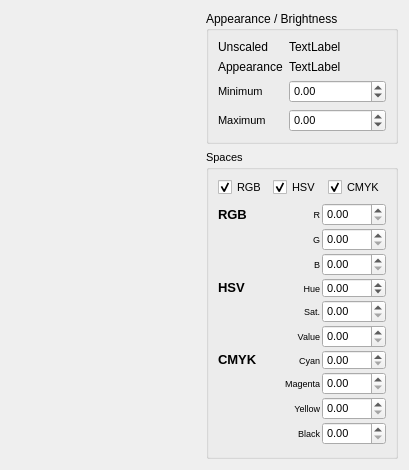
<?xml version="1.0" encoding="UTF-8"?>
<ui version="4.0">
 <class>TristimulusColorPicker</class>
 <widget class="QWidget" name="TristimulusColorPicker">
  <property name="geometry">
   <rect>
    <x>0</x>
    <y>0</y>
    <width>409</width>
    <height>470</height>
   </rect>
  </property>
  <property name="windowTitle">
   <string>Form</string>
  </property>
  <layout class="QHBoxLayout" name="horizontalLayout">
   <item>
    <widget class="QtColorTriangle" name="triangle" native="true">
     <property name="sizePolicy">
      <sizepolicy hsizetype="MinimumExpanding" vsizetype="Preferred">
       <horstretch>0</horstretch>
       <verstretch>0</verstretch>
      </sizepolicy>
     </property>
    </widget>
   </item>
   <item>
    <layout class="QVBoxLayout" name="verticalLayout_2">
     <item>
      <widget class="QGroupBox" name="groupBox_2">
       <property name="minimumSize">
        <size>
         <width>0</width>
         <height>0</height>
        </size>
       </property>
       <property name="title">
        <string>Appearance / Brightness</string>
       </property>
       <layout class="QVBoxLayout" name="verticalLayout_3">
        <item>
         <layout class="QFormLayout" name="formLayout">
          <item row="0" column="0">
           <widget class="QLabel" name="label_7">
            <property name="text">
             <string>Unscaled</string>
            </property>
           </widget>
          </item>
          <item row="0" column="1">
           <widget class="QLabel" name="colorPreview">
            <property name="text">
             <string>TextLabel</string>
            </property>
           </widget>
          </item>
          <item row="1" column="1">
           <widget class="QLabel" name="scaledColorPreview">
            <property name="text">
             <string>TextLabel</string>
            </property>
           </widget>
          </item>
          <item row="1" column="0">
           <widget class="QLabel" name="label_8">
            <property name="text">
             <string>Appearance</string>
            </property>
           </widget>
          </item>
          <item row="2" column="1">
           <widget class="QDoubleSpinBox" name="spinMin">
            <property name="font">
             <font>
              <pointsize>8</pointsize>
             </font>
            </property>
            <property name="minimum">
             <double>-99999.000000000000000</double>
            </property>
            <property name="maximum">
             <double>99999.000000000000000</double>
            </property>
           </widget>
          </item>
          <item row="3" column="1">
           <widget class="QDoubleSpinBox" name="spinMax">
            <property name="font">
             <font>
              <pointsize>8</pointsize>
             </font>
            </property>
            <property name="minimum">
             <double>-99999.000000000000000</double>
            </property>
            <property name="maximum">
             <double>99999.000000000000000</double>
            </property>
           </widget>
          </item>
          <item row="2" column="0">
           <widget class="QLabel" name="label_9">
            <property name="font">
             <font>
              <pointsize>8</pointsize>
             </font>
            </property>
            <property name="text">
             <string>Minimum</string>
            </property>
           </widget>
          </item>
          <item row="3" column="0">
           <widget class="QLabel" name="label_10">
            <property name="font">
             <font>
              <pointsize>8</pointsize>
             </font>
            </property>
            <property name="text">
             <string>Maximum</string>
            </property>
           </widget>
          </item>
         </layout>
        </item>
       </layout>
      </widget>
     </item>
     <item>
      <widget class="QGroupBox" name="groupBox">
       <property name="font">
        <font>
         <pointsize>8</pointsize>
        </font>
       </property>
       <property name="title">
        <string>Spaces</string>
       </property>
       <layout class="QVBoxLayout" name="verticalLayout">
        <item>
         <layout class="QHBoxLayout" name="horizontalLayout_2">
          <item>
           <widget class="QCheckBox" name="showRGB">
            <property name="text">
             <string>RGB</string>
            </property>
            <property name="checked">
             <bool>true</bool>
            </property>
           </widget>
          </item>
          <item>
           <widget class="QCheckBox" name="showHSV">
            <property name="text">
             <string>HSV</string>
            </property>
            <property name="checked">
             <bool>true</bool>
            </property>
           </widget>
          </item>
          <item>
           <widget class="QCheckBox" name="showCMYK">
            <property name="text">
             <string>CMYK</string>
            </property>
            <property name="checked">
             <bool>true</bool>
            </property>
           </widget>
          </item>
         </layout>
        </item>
        <item>
         <layout class="QGridLayout" name="gridLayout">
          <property name="spacing">
           <number>2</number>
          </property>
          <item row="1" column="1">
           <widget class="QLabel" name="gLabel">
            <property name="maximumSize">
             <size>
              <width>16777215</width>
              <height>16777215</height>
             </size>
            </property>
            <property name="font">
             <font>
              <pointsize>7</pointsize>
             </font>
            </property>
            <property name="text">
             <string>G</string>
            </property>
            <property name="alignment">
             <set>Qt::AlignRight|Qt::AlignTrailing|Qt::AlignVCenter</set>
            </property>
           </widget>
          </item>
          <item row="2" column="2">
           <widget class="QDoubleSpinBox" name="spinB">
            <property name="sizePolicy">
             <sizepolicy hsizetype="Fixed" vsizetype="Fixed">
              <horstretch>0</horstretch>
              <verstretch>0</verstretch>
             </sizepolicy>
            </property>
            <property name="minimumSize">
             <size>
              <width>64</width>
              <height>0</height>
             </size>
            </property>
            <property name="maximumSize">
             <size>
              <width>64</width>
              <height>16777215</height>
             </size>
            </property>
            <property name="font">
             <font>
              <pointsize>8</pointsize>
             </font>
            </property>
            <property name="maximum">
             <double>255.000000000000000</double>
            </property>
           </widget>
          </item>
          <item row="0" column="0">
           <widget class="QLabel" name="rgbLabel">
            <property name="maximumSize">
             <size>
              <width>16777215</width>
              <height>16777215</height>
             </size>
            </property>
            <property name="text">
             <string>&lt;!DOCTYPE HTML PUBLIC &quot;-//W3C//DTD HTML 4.0//EN&quot; &quot;http://www.w3.org/TR/REC-html40/strict.dtd&quot;&gt;
&lt;html&gt;&lt;head&gt;&lt;meta name=&quot;qrichtext&quot; content=&quot;1&quot; /&gt;&lt;style type=&quot;text/css&quot;&gt;
p, li { white-space: pre-wrap; }
&lt;/style&gt;&lt;/head&gt;&lt;body style=&quot; font-family:'MS Shell Dlg 2'; font-size:8.25pt; font-weight:400; font-style:normal;&quot;&gt;
&lt;p style=&quot; margin-top:0px; margin-bottom:0px; margin-left:0px; margin-right:0px; -qt-block-indent:0; text-indent:0px;&quot;&gt;&lt;span style=&quot; font-size:10pt; font-weight:600;&quot;&gt;RGB&lt;/span&gt;&lt;/p&gt;&lt;/body&gt;&lt;/html&gt;</string>
            </property>
           </widget>
          </item>
          <item row="3" column="0">
           <widget class="QLabel" name="hsvLabel">
            <property name="maximumSize">
             <size>
              <width>16777215</width>
              <height>16777215</height>
             </size>
            </property>
            <property name="text">
             <string>&lt;!DOCTYPE HTML PUBLIC &quot;-//W3C//DTD HTML 4.0//EN&quot; &quot;http://www.w3.org/TR/REC-html40/strict.dtd&quot;&gt;
&lt;html&gt;&lt;head&gt;&lt;meta name=&quot;qrichtext&quot; content=&quot;1&quot; /&gt;&lt;style type=&quot;text/css&quot;&gt;
p, li { white-space: pre-wrap; }
&lt;/style&gt;&lt;/head&gt;&lt;body style=&quot; font-family:'MS Shell Dlg 2'; font-size:8.25pt; font-weight:400; font-style:normal;&quot;&gt;
&lt;p style=&quot; margin-top:0px; margin-bottom:0px; margin-left:0px; margin-right:0px; -qt-block-indent:0; text-indent:0px;&quot;&gt;&lt;span style=&quot; font-size:10pt; font-weight:600;&quot;&gt;HSV&lt;/span&gt;&lt;/p&gt;&lt;/body&gt;&lt;/html&gt;</string>
            </property>
           </widget>
          </item>
          <item row="3" column="1">
           <widget class="QLabel" name="hLabel">
            <property name="maximumSize">
             <size>
              <width>16777215</width>
              <height>16777215</height>
             </size>
            </property>
            <property name="font">
             <font>
              <pointsize>7</pointsize>
             </font>
            </property>
            <property name="text">
             <string>Hue</string>
            </property>
            <property name="alignment">
             <set>Qt::AlignRight|Qt::AlignTrailing|Qt::AlignVCenter</set>
            </property>
           </widget>
          </item>
          <item row="3" column="2">
           <widget class="QDoubleSpinBox" name="spinH">
            <property name="sizePolicy">
             <sizepolicy hsizetype="Maximum" vsizetype="Fixed">
              <horstretch>0</horstretch>
              <verstretch>0</verstretch>
             </sizepolicy>
            </property>
            <property name="minimumSize">
             <size>
              <width>64</width>
              <height>20</height>
             </size>
            </property>
            <property name="maximumSize">
             <size>
              <width>64</width>
              <height>16777215</height>
             </size>
            </property>
            <property name="font">
             <font>
              <pointsize>8</pointsize>
             </font>
            </property>
            <property name="wrapping">
             <bool>true</bool>
            </property>
            <property name="maximum">
             <double>360.000000000000000</double>
            </property>
           </widget>
          </item>
          <item row="4" column="2">
           <widget class="QDoubleSpinBox" name="spinS">
            <property name="sizePolicy">
             <sizepolicy hsizetype="Maximum" vsizetype="Fixed">
              <horstretch>0</horstretch>
              <verstretch>0</verstretch>
             </sizepolicy>
            </property>
            <property name="minimumSize">
             <size>
              <width>64</width>
              <height>0</height>
             </size>
            </property>
            <property name="maximumSize">
             <size>
              <width>64</width>
              <height>16777215</height>
             </size>
            </property>
            <property name="font">
             <font>
              <pointsize>8</pointsize>
             </font>
            </property>
            <property name="maximum">
             <double>255.000000000000000</double>
            </property>
           </widget>
          </item>
          <item row="4" column="1">
           <widget class="QLabel" name="sLabel">
            <property name="maximumSize">
             <size>
              <width>16777215</width>
              <height>16777215</height>
             </size>
            </property>
            <property name="font">
             <font>
              <pointsize>7</pointsize>
             </font>
            </property>
            <property name="text">
             <string>Sat.</string>
            </property>
            <property name="alignment">
             <set>Qt::AlignRight|Qt::AlignTrailing|Qt::AlignVCenter</set>
            </property>
           </widget>
          </item>
          <item row="5" column="1">
           <widget class="QLabel" name="vLabel">
            <property name="maximumSize">
             <size>
              <width>16777215</width>
              <height>16777215</height>
             </size>
            </property>
            <property name="font">
             <font>
              <pointsize>7</pointsize>
             </font>
            </property>
            <property name="text">
             <string>Value</string>
            </property>
            <property name="alignment">
             <set>Qt::AlignRight|Qt::AlignTrailing|Qt::AlignVCenter</set>
            </property>
           </widget>
          </item>
          <item row="5" column="2">
           <widget class="QDoubleSpinBox" name="spinV">
            <property name="sizePolicy">
             <sizepolicy hsizetype="Maximum" vsizetype="Fixed">
              <horstretch>0</horstretch>
              <verstretch>0</verstretch>
             </sizepolicy>
            </property>
            <property name="minimumSize">
             <size>
              <width>64</width>
              <height>0</height>
             </size>
            </property>
            <property name="maximumSize">
             <size>
              <width>64</width>
              <height>16777215</height>
             </size>
            </property>
            <property name="font">
             <font>
              <pointsize>8</pointsize>
             </font>
            </property>
            <property name="maximum">
             <double>255.000000000000000</double>
            </property>
           </widget>
          </item>
          <item row="7" column="1">
           <widget class="QLabel" name="mLabel">
            <property name="maximumSize">
             <size>
              <width>16777215</width>
              <height>16777215</height>
             </size>
            </property>
            <property name="font">
             <font>
              <pointsize>7</pointsize>
             </font>
            </property>
            <property name="text">
             <string>Magenta</string>
            </property>
            <property name="alignment">
             <set>Qt::AlignRight|Qt::AlignTrailing|Qt::AlignVCenter</set>
            </property>
           </widget>
          </item>
          <item row="7" column="2">
           <widget class="QDoubleSpinBox" name="spinM">
            <property name="sizePolicy">
             <sizepolicy hsizetype="Maximum" vsizetype="Fixed">
              <horstretch>0</horstretch>
              <verstretch>0</verstretch>
             </sizepolicy>
            </property>
            <property name="minimumSize">
             <size>
              <width>64</width>
              <height>0</height>
             </size>
            </property>
            <property name="maximumSize">
             <size>
              <width>64</width>
              <height>16777215</height>
             </size>
            </property>
            <property name="font">
             <font>
              <pointsize>8</pointsize>
             </font>
            </property>
            <property name="maximum">
             <double>255.000000000000000</double>
            </property>
           </widget>
          </item>
          <item row="8" column="1">
           <widget class="QLabel" name="yLabel">
            <property name="maximumSize">
             <size>
              <width>16777215</width>
              <height>16777215</height>
             </size>
            </property>
            <property name="font">
             <font>
              <pointsize>7</pointsize>
             </font>
            </property>
            <property name="text">
             <string>Yellow</string>
            </property>
            <property name="alignment">
             <set>Qt::AlignRight|Qt::AlignTrailing|Qt::AlignVCenter</set>
            </property>
           </widget>
          </item>
          <item row="8" column="2">
           <widget class="QDoubleSpinBox" name="spinY">
            <property name="sizePolicy">
             <sizepolicy hsizetype="Maximum" vsizetype="Fixed">
              <horstretch>0</horstretch>
              <verstretch>0</verstretch>
             </sizepolicy>
            </property>
            <property name="minimumSize">
             <size>
              <width>64</width>
              <height>0</height>
             </size>
            </property>
            <property name="maximumSize">
             <size>
              <width>64</width>
              <height>16777215</height>
             </size>
            </property>
            <property name="font">
             <font>
              <pointsize>8</pointsize>
             </font>
            </property>
            <property name="maximum">
             <double>255.000000000000000</double>
            </property>
           </widget>
          </item>
          <item row="10" column="1">
           <spacer name="verticalSpacer">
            <property name="orientation">
             <enum>Qt::Vertical</enum>
            </property>
            <property name="sizeHint" stdset="0">
             <size>
              <width>20</width>
              <height>40</height>
             </size>
            </property>
           </spacer>
          </item>
          <item row="6" column="1">
           <widget class="QLabel" name="cLabel">
            <property name="maximumSize">
             <size>
              <width>16777215</width>
              <height>16777215</height>
             </size>
            </property>
            <property name="font">
             <font>
              <pointsize>7</pointsize>
             </font>
            </property>
            <property name="text">
             <string>Cyan</string>
            </property>
            <property name="alignment">
             <set>Qt::AlignRight|Qt::AlignTrailing|Qt::AlignVCenter</set>
            </property>
           </widget>
          </item>
          <item row="6" column="2">
           <widget class="QDoubleSpinBox" name="spinC">
            <property name="sizePolicy">
             <sizepolicy hsizetype="Maximum" vsizetype="Fixed">
              <horstretch>0</horstretch>
              <verstretch>0</verstretch>
             </sizepolicy>
            </property>
            <property name="minimumSize">
             <size>
              <width>64</width>
              <height>20</height>
             </size>
            </property>
            <property name="maximumSize">
             <size>
              <width>64</width>
              <height>16777215</height>
             </size>
            </property>
            <property name="font">
             <font>
              <pointsize>8</pointsize>
             </font>
            </property>
            <property name="maximum">
             <double>255.000000000000000</double>
            </property>
           </widget>
          </item>
          <item row="6" column="0">
           <widget class="QLabel" name="cmykLabel">
            <property name="maximumSize">
             <size>
              <width>16777215</width>
              <height>16777215</height>
             </size>
            </property>
            <property name="text">
             <string>&lt;!DOCTYPE HTML PUBLIC &quot;-//W3C//DTD HTML 4.0//EN&quot; &quot;http://www.w3.org/TR/REC-html40/strict.dtd&quot;&gt;
&lt;html&gt;&lt;head&gt;&lt;meta name=&quot;qrichtext&quot; content=&quot;1&quot; /&gt;&lt;style type=&quot;text/css&quot;&gt;
p, li { white-space: pre-wrap; }
&lt;/style&gt;&lt;/head&gt;&lt;body style=&quot; font-family:'MS Shell Dlg 2'; font-size:8.25pt; font-weight:400; font-style:normal;&quot;&gt;
&lt;p style=&quot; margin-top:0px; margin-bottom:0px; margin-left:0px; margin-right:0px; -qt-block-indent:0; text-indent:0px;&quot;&gt;&lt;span style=&quot; font-size:10pt; font-weight:600;&quot;&gt;CMYK&lt;/span&gt;&lt;/p&gt;&lt;/body&gt;&lt;/html&gt;</string>
            </property>
           </widget>
          </item>
          <item row="0" column="1">
           <widget class="QLabel" name="rLabel">
            <property name="maximumSize">
             <size>
              <width>16777215</width>
              <height>16777215</height>
             </size>
            </property>
            <property name="font">
             <font>
              <pointsize>7</pointsize>
             </font>
            </property>
            <property name="text">
             <string>R</string>
            </property>
            <property name="alignment">
             <set>Qt::AlignRight|Qt::AlignTrailing|Qt::AlignVCenter</set>
            </property>
           </widget>
          </item>
          <item row="0" column="2">
           <widget class="QDoubleSpinBox" name="spinR">
            <property name="sizePolicy">
             <sizepolicy hsizetype="Maximum" vsizetype="Fixed">
              <horstretch>0</horstretch>
              <verstretch>0</verstretch>
             </sizepolicy>
            </property>
            <property name="minimumSize">
             <size>
              <width>64</width>
              <height>0</height>
             </size>
            </property>
            <property name="maximumSize">
             <size>
              <width>64</width>
              <height>16777215</height>
             </size>
            </property>
            <property name="font">
             <font>
              <pointsize>8</pointsize>
             </font>
            </property>
            <property name="maximum">
             <double>255.000000000000000</double>
            </property>
           </widget>
          </item>
          <item row="1" column="2">
           <widget class="QDoubleSpinBox" name="spinG">
            <property name="sizePolicy">
             <sizepolicy hsizetype="Maximum" vsizetype="Fixed">
              <horstretch>0</horstretch>
              <verstretch>0</verstretch>
             </sizepolicy>
            </property>
            <property name="minimumSize">
             <size>
              <width>64</width>
              <height>0</height>
             </size>
            </property>
            <property name="maximumSize">
             <size>
              <width>64</width>
              <height>16777215</height>
             </size>
            </property>
            <property name="font">
             <font>
              <pointsize>8</pointsize>
             </font>
            </property>
            <property name="maximum">
             <double>255.000000000000000</double>
            </property>
           </widget>
          </item>
          <item row="2" column="1">
           <widget class="QLabel" name="bLabel">
            <property name="maximumSize">
             <size>
              <width>16777215</width>
              <height>16777215</height>
             </size>
            </property>
            <property name="font">
             <font>
              <pointsize>7</pointsize>
             </font>
            </property>
            <property name="text">
             <string>B</string>
            </property>
            <property name="alignment">
             <set>Qt::AlignRight|Qt::AlignTrailing|Qt::AlignVCenter</set>
            </property>
           </widget>
          </item>
          <item row="9" column="1">
           <widget class="QLabel" name="kLabel">
            <property name="maximumSize">
             <size>
              <width>16777215</width>
              <height>16777215</height>
             </size>
            </property>
            <property name="font">
             <font>
              <pointsize>7</pointsize>
             </font>
            </property>
            <property name="text">
             <string>Black</string>
            </property>
            <property name="alignment">
             <set>Qt::AlignRight|Qt::AlignTrailing|Qt::AlignVCenter</set>
            </property>
           </widget>
          </item>
          <item row="9" column="2">
           <widget class="QDoubleSpinBox" name="spinK">
            <property name="sizePolicy">
             <sizepolicy hsizetype="Maximum" vsizetype="Fixed">
              <horstretch>0</horstretch>
              <verstretch>0</verstretch>
             </sizepolicy>
            </property>
            <property name="minimumSize">
             <size>
              <width>64</width>
              <height>0</height>
             </size>
            </property>
            <property name="maximumSize">
             <size>
              <width>64</width>
              <height>16777215</height>
             </size>
            </property>
            <property name="font">
             <font>
              <pointsize>8</pointsize>
             </font>
            </property>
            <property name="maximum">
             <double>255.000000000000000</double>
            </property>
           </widget>
          </item>
         </layout>
        </item>
       </layout>
      </widget>
     </item>
    </layout>
   </item>
  </layout>
 </widget>
 <customwidgets>
  <customwidget>
   <class>QtColorTriangle</class>
   <extends>QWidget</extends>
   <header>qtcolortriangle.h</header>
   <container>1</container>
  </customwidget>
 </customwidgets>
 <tabstops>
  <tabstop>spinMin</tabstop>
  <tabstop>spinMax</tabstop>
  <tabstop>spinR</tabstop>
  <tabstop>spinG</tabstop>
  <tabstop>spinB</tabstop>
  <tabstop>spinH</tabstop>
  <tabstop>spinS</tabstop>
  <tabstop>spinV</tabstop>
  <tabstop>spinC</tabstop>
  <tabstop>spinM</tabstop>
  <tabstop>spinY</tabstop>
  <tabstop>spinK</tabstop>
 </tabstops>
 <resources/>
 <connections/>
</ui>
